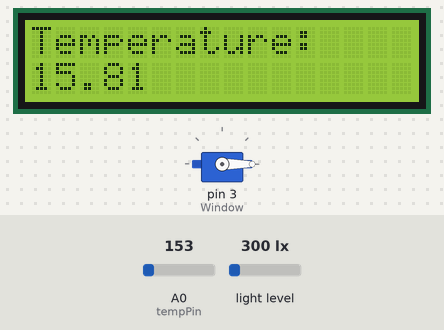
This sketch was run on a simulated Arduino Uno, built with avr-gcc and run on an emulated ATmega328P. On the bench: servo, 16×2 character LCD. The inputs (shaded band) are chosen by the test bench; at power-on: A0 (tempPin) = 153, light level 300 lx. What the sketch prints to the serial monitor is not drawn.

Above: at 12.5 s.
12.6 s: A0 (tempPin) set to 165
At 14.5 s:
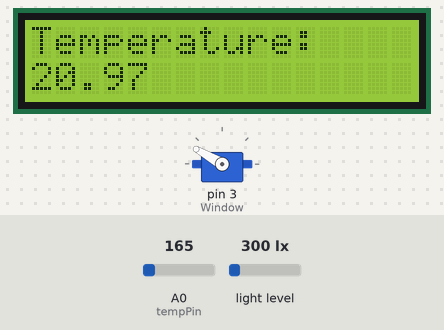
14.8 s: A0 (tempPin) set to 175
At 16.6 s:
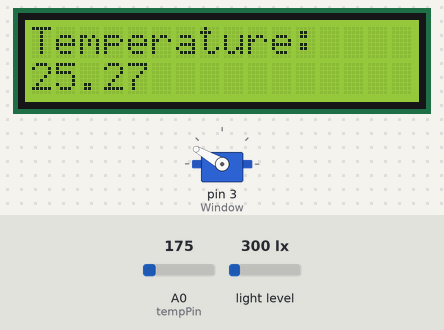
16.9 s: A0 (tempPin) set to 191
At 18.3 s:
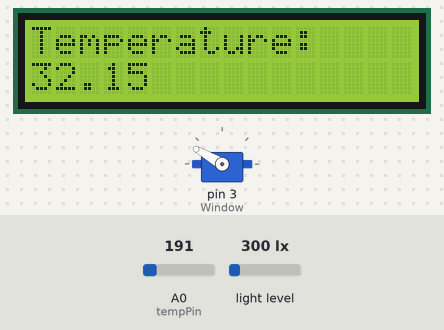
Timing chart, 0 to 19.9 s (numbered marks = the images above; inputs shaded):
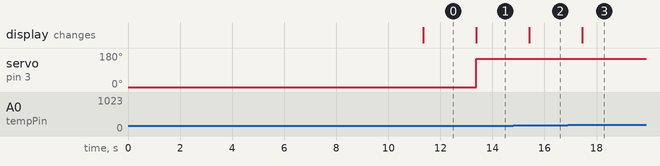

The sketch:

Servo_temp.ino
```cpp
#include <Servo.h>
#include <Wire.h>
#include <LiquidCrystal_I2C.h>
#include <SparkFun_APDS9960.h>

Servo Window;
int position = 0;
int tempPin = A0;
SparkFun_APDS9960 apds = SparkFun_APDS9960();
uint16_t light_level = 0;
LiquidCrystal_I2C lcd(0x27, 16, 2);
float x = 0;

void setup() {

  Window.attach(3);
  Serial.begin(9600);
  Window.write(0);
  analogRead(tempPin);
  lcd.init();
  lcd.backlight();
  apds.init();
  apds.enableLightSensor();

  delay(5000);

  for(int j = 0; j < 5; j++) {
    analogRead(tempPin);
    delay(50);
  }

  for(int i = 0; i < 6 ; i++){
    int measure = analogRead(tempPin);
    float voltage = measure * (4.4 / 1023.0);
    float temp = (voltage - 0.5) * 100;
    if (i > 0){
     x = x + temp;
    }
    Serial.println(temp);
  delay(1000);
  }
  x = (x/5.0);
  Serial.println(x);

}

void loop() {

  int measure = analogRead(tempPin);
  float voltage = measure * (4.4 / 1023.0);
  float temp = (voltage - 0.5) * 100;
  position = ((temp-x)*100);
  if(position >= 0 && position <= 180){
    Window.write(position);
  }else if((position <= 0)){
    Window.write(0);
  }else if((position >= 150)){
    Window.write(150);
  }

  lcd.setCursor(0, 0);
  lcd.print("Temperature: ");
  lcd.setCursor(0, 1);
  lcd.print(temp);
  Serial.print("Temperature: ");
  Serial.print(temp);
  Serial.println("°C");
  apds.readAmbientLight(light_level);
  Serial.println(light_level);

  delay(1000);
}
```

Measured:
- after the input at 12.6 s, servo on pin 3 (Window): 0° → 150° after 0.78 s; the display: changes after 0.78 s (image 1)
- after the input at 14.8 s, the display: changes after 0.62 s (image 2)
- after the input at 16.9 s, the display: changes after 0.56 s (image 3)
